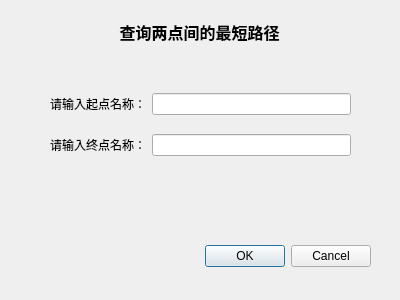
<?xml version="1.0" encoding="UTF-8"?>
<ui version="4.0">
 <class>shortestPathDialog</class>
 <widget class="QDialog" name="shortestPathDialog">
  <property name="geometry">
   <rect>
    <x>0</x>
    <y>0</y>
    <width>400</width>
    <height>300</height>
   </rect>
  </property>
  <property name="windowTitle">
   <string>Dialog</string>
  </property>
  <widget class="QDialogButtonBox" name="buttonBox">
   <property name="geometry">
    <rect>
     <x>30</x>
     <y>240</y>
     <width>341</width>
     <height>32</height>
    </rect>
   </property>
   <property name="orientation">
    <enum>Qt::Orientation::Horizontal</enum>
   </property>
   <property name="standardButtons">
    <set>QDialogButtonBox::StandardButton::Cancel|QDialogButtonBox::StandardButton::Ok</set>
   </property>
  </widget>
  <widget class="QLabel" name="label">
   <property name="geometry">
    <rect>
     <x>89</x>
     <y>21</y>
     <width>221</width>
     <height>21</height>
    </rect>
   </property>
   <property name="font">
    <font>
     <pointsize>12</pointsize>
     <bold>true</bold>
    </font>
   </property>
   <property name="text">
    <string>查询两点间的最短路径</string>
   </property>
   <property name="alignment">
    <set>Qt::AlignmentFlag::AlignCenter</set>
   </property>
  </widget>
  <widget class="QWidget" name="">
   <property name="geometry">
    <rect>
     <x>50</x>
     <y>80</y>
     <width>301</width>
     <height>91</height>
    </rect>
   </property>
   <layout class="QGridLayout" name="gridLayout">
    <item row="0" column="0">
     <widget class="QLabel" name="label_2">
      <property name="text">
       <string>请输入起点名称：</string>
      </property>
     </widget>
    </item>
    <item row="0" column="1">
     <widget class="QLineEdit" name="startEdit"/>
    </item>
    <item row="1" column="0">
     <widget class="QLabel" name="label_3">
      <property name="text">
       <string>请输入终点名称：</string>
      </property>
     </widget>
    </item>
    <item row="1" column="1">
     <widget class="QLineEdit" name="endEdit"/>
    </item>
   </layout>
  </widget>
 </widget>
 <resources/>
 <connections>
  <connection>
   <sender>buttonBox</sender>
   <signal>accepted()</signal>
   <receiver>shortestPathDialog</receiver>
   <slot>accept()</slot>
   <hints>
    <hint type="sourcelabel">
     <x>248</x>
     <y>254</y>
    </hint>
    <hint type="destinationlabel">
     <x>157</x>
     <y>274</y>
    </hint>
   </hints>
  </connection>
  <connection>
   <sender>buttonBox</sender>
   <signal>rejected()</signal>
   <receiver>shortestPathDialog</receiver>
   <slot>reject()</slot>
   <hints>
    <hint type="sourcelabel">
     <x>316</x>
     <y>260</y>
    </hint>
    <hint type="destinationlabel">
     <x>286</x>
     <y>274</y>
    </hint>
   </hints>
  </connection>
 </connections>
</ui>
